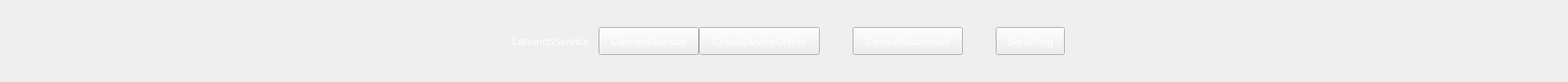
       <widget class="QWidget" name="scanner_page">
        <layout class="QHBoxLayout" name="horizontalLayout_10">
         <property name="spacing">
          <number>0</number>
         </property>
         <property name="leftMargin">
          <number>0</number>
         </property>
         <property name="topMargin">
          <number>0</number>
         </property>
         <property name="rightMargin">
          <number>0</number>
         </property>
         <property name="bottomMargin">
          <number>0</number>
         </property>
         <item>
          <spacer name="horizontalSpacer_14">
           <property name="orientation">
            <enum>Qt::Horizontal</enum>
           </property>
           <property name="sizeHint" stdset="0">
            <size>
             <width>612</width>
             <height>20</height>
            </size>
           </property>
          </spacer>
         </item>
         <item>
          <layout class="QHBoxLayout" name="horizontalLayout">
           <property name="spacing">
            <number>0</number>
           </property>
           <item>
            <widget class="QPushButton" name="pushButton_launchService">
             <property name="minimumSize">
              <size>
               <width>116</width>
               <height>34</height>
              </size>
             </property>
             <property name="maximumSize">
              <size>
               <width>116</width>
               <height>34</height>
              </size>
             </property>
             <property name="font">
              <font>
               <pointsize>10</pointsize>
              </font>
             </property>
             <property name="styleSheet">
              <string notr="true">QPushButton

{
color: rgb(255, 255, 255);
border-image: url(:/images/btn_left_normal.png) 2;
border-width: 2;

}

QPushButton:hover
{
border-image: url(:/images/btn_left_hover.png) 2;
border-width: 2; 

}

QPushButton:pressed

{	
border-image: url(:/images/btn_left_press.png) 2;
border-width: 2;

}

QPushButton:disabled
{
	color: rgb(102, 102, 102);
border-image: url(:/images/btn_left_disabled.png) 2;
border-width: 2;

}</string>
             </property>
             <property name="text">
              <string>LanunchService</string>
             </property>
             <property name="flat">
              <bool>true</bool>
             </property>
            </widget>
           </item>
           <item>
            <widget class="QPushButton" name="pushButton_connectService">
             <property name="minimumSize">
              <size>
               <width>122</width>
               <height>34</height>
              </size>
             </property>
             <property name="maximumSize">
              <size>
               <width>122</width>
               <height>34</height>
              </size>
             </property>
             <property name="font">
              <font>
               <pointsize>10</pointsize>
              </font>
             </property>
             <property name="styleSheet">
              <string notr="true">QPushButton
{
color: rgb(255, 255, 255);
border-image: url(:/images/btn_rect_normal.png) 2;
border-width: 2;
}

QPushButton:hover
{
border-image: url(:/images/btn_rect_hover.png) 2;
border-width: 2; 

}

QPushButton:pressed

{	
border-image: url(:/images/btn_rect_press.png) 2;
border-width: 2;

}

QPushButton:disabled
{
	color: rgb(102, 102, 102);
border-image: url(:/images/btn_rect_disabled.png) 2;
border-width: 2;

}</string>
             </property>
             <property name="text">
              <string>ConnectService</string>
             </property>
            </widget>
           </item>
           <item>
            <widget class="QPushButton" name="pushButton_checkDeviceOnline">
             <property name="minimumSize">
              <size>
               <width>147</width>
               <height>34</height>
              </size>
             </property>
             <property name="maximumSize">
              <size>
               <width>147</width>
               <height>34</height>
              </size>
             </property>
             <property name="font">
              <font>
               <pointsize>10</pointsize>
              </font>
             </property>
             <property name="styleSheet">
              <string notr="true">QPushButton
{
color: rgb(255, 255, 255);
border-image: url(:/images/btn_right_normal.png) 2;
border-width: 2;
}

QPushButton:hover
{
border-image: url(:/images/btn_right_hover.png) 2;
border-width: 2; 

}

QPushButton:pressed

{	
border-image: url(:/images/btn_right_press.png) 2;
border-width: 2;

}

QPushButton:disabled
{
	color: rgb(102, 102, 102);
border-image: url(:/images/btn_right_disabled.png) 2;
border-width: 2;

}</string>
             </property>
             <property name="text">
              <string>CheckDeviceOnline</string>
             </property>
            </widget>
           </item>
          </layout>
         </item>
         <item>
          <spacer name="horizontalSpacer_15">
           <property name="orientation">
            <enum>Qt::Horizontal</enum>
           </property>
           <property name="sizeType">
            <enum>QSizePolicy::Fixed</enum>
           </property>
           <property name="sizeHint" stdset="0">
            <size>
             <width>40</width>
             <height>20</height>
            </size>
           </property>
          </spacer>
         </item>
         <item>
          <layout class="QHBoxLayout" name="horizontalLayout_2">
           <property name="spacing">
            <number>0</number>
           </property>
           <item>
            <widget class="QPushButton" name="pushButton_deviceReconnect">
             <property name="minimumSize">
              <size>
               <width>134</width>
               <height>34</height>
              </size>
             </property>
             <property name="maximumSize">
              <size>
               <width>134</width>
               <height>34</height>
              </size>
             </property>
             <property name="font">
              <font>
               <pointsize>10</pointsize>
              </font>
             </property>
             <property name="styleSheet">
              <string notr="true">QPushButton

{

color: rgb(255, 255, 255);

border-image: url(:/images/btn_normal_normal.png) 2;
border-width: 2;

}

QPushButton:hover

{

	border-image: url(:/images/btn_normal_hover.png) 2;
border-width: 2; 

}

QPushButton:pressed

{

	border-image: url(:/images/btn_normal_press.png) 2;
border-width: 2;

}

QPushButton:disabled
{
 
	color: rgb(102, 102, 102);
	border-image: url(:/images/btn_normal_disabled.png) 2;
border-width: 2;

}</string>
             </property>
             <property name="text">
              <string>DeviceReconnect</string>
             </property>
            </widget>
           </item>
           <item>
            <spacer name="horizontalSpacer_17">
             <property name="orientation">
              <enum>Qt::Horizontal</enum>
             </property>
             <property name="sizeType">
              <enum>QSizePolicy::Fixed</enum>
             </property>
             <property name="sizeHint" stdset="0">
              <size>
               <width>40</width>
               <height>20</height>
              </size>
             </property>
            </spacer>
           </item>
           <item>
            <widget class="QPushButton" name="pushButton_sendPing">
             <property name="minimumSize">
              <size>
               <width>84</width>
               <height>34</height>
              </size>
             </property>
             <property name="maximumSize">
              <size>
               <width>84</width>
               <height>34</height>
              </size>
             </property>
             <property name="font">
              <font>
               <pointsize>10</pointsize>
              </font>
             </property>
             <property name="styleSheet">
              <string notr="true">QPushButton

{

color: rgb(255, 255, 255);

border-image: url(:/images/btn_normal_normal.png) 2;
border-width: 2;

}

QPushButton:hover

{

	border-image: url(:/images/btn_normal_hover.png) 2;
border-width: 2; 

}

QPushButton:pressed

{

	border-image: url(:/images/btn_normal_press.png) 2;
border-width: 2;

}

QPushButton:disabled
{
 
	color: rgb(102, 102, 102);
	border-image: url(:/images/btn_normal_disabled.png) 2;
border-width: 2;

}</string>
             </property>
             <property name="text">
              <string>SendPing</string>
             </property>
            </widget>
           </item>
          </layout>
         </item>
         <item>
          <spacer name="horizontalSpacer_16">
           <property name="orientation">
            <enum>Qt::Horizontal</enum>
           </property>
           <property name="sizeHint" stdset="0">
            <size>
             <width>612</width>
             <height>20</height>
            </size>
           </property>
          </spacer>
         </item>
        </layout>
       </widget>
